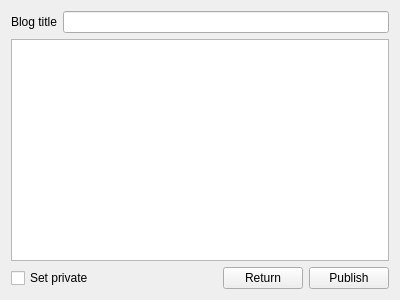
<?xml version="1.0" encoding="UTF-8"?>
<ui version="4.0">
 <class>CreateBlogGUI</class>
 <widget class="QWidget" name="CreateBlogGUI">
  <property name="geometry">
   <rect>
    <x>0</x>
    <y>0</y>
    <width>400</width>
    <height>300</height>
   </rect>
  </property>
  <property name="windowTitle">
   <string>Form</string>
  </property>
  <layout class="QGridLayout" name="gridLayout">
   <item row="0" column="0">
    <widget class="QLabel" name="label">
     <property name="text">
      <string>Blog title</string>
     </property>
    </widget>
   </item>
   <item row="0" column="1">
    <widget class="QLineEdit" name="lineEdit"/>
   </item>
   <item row="1" column="0" colspan="2">
    <widget class="QTextEdit" name="textEdit"/>
   </item>
   <item row="2" column="0" colspan="2">
    <layout class="QHBoxLayout" name="horizontalLayout">
     <item>
      <widget class="QCheckBox" name="privateCheckbox">
       <property name="text">
        <string>Set private</string>
       </property>
      </widget>
     </item>
     <item>
      <spacer name="horizontalSpacer">
       <property name="orientation">
        <enum>Qt::Horizontal</enum>
       </property>
       <property name="sizeHint" stdset="0">
        <size>
         <width>40</width>
         <height>20</height>
        </size>
       </property>
      </spacer>
     </item>
     <item>
      <widget class="QPushButton" name="returnButton">
       <property name="text">
        <string>Return</string>
       </property>
      </widget>
     </item>
     <item>
      <widget class="QPushButton" name="publishButton">
       <property name="text">
        <string>Publish</string>
       </property>
      </widget>
     </item>
    </layout>
   </item>
  </layout>
 </widget>
 <resources/>
 <connections/>
</ui>
